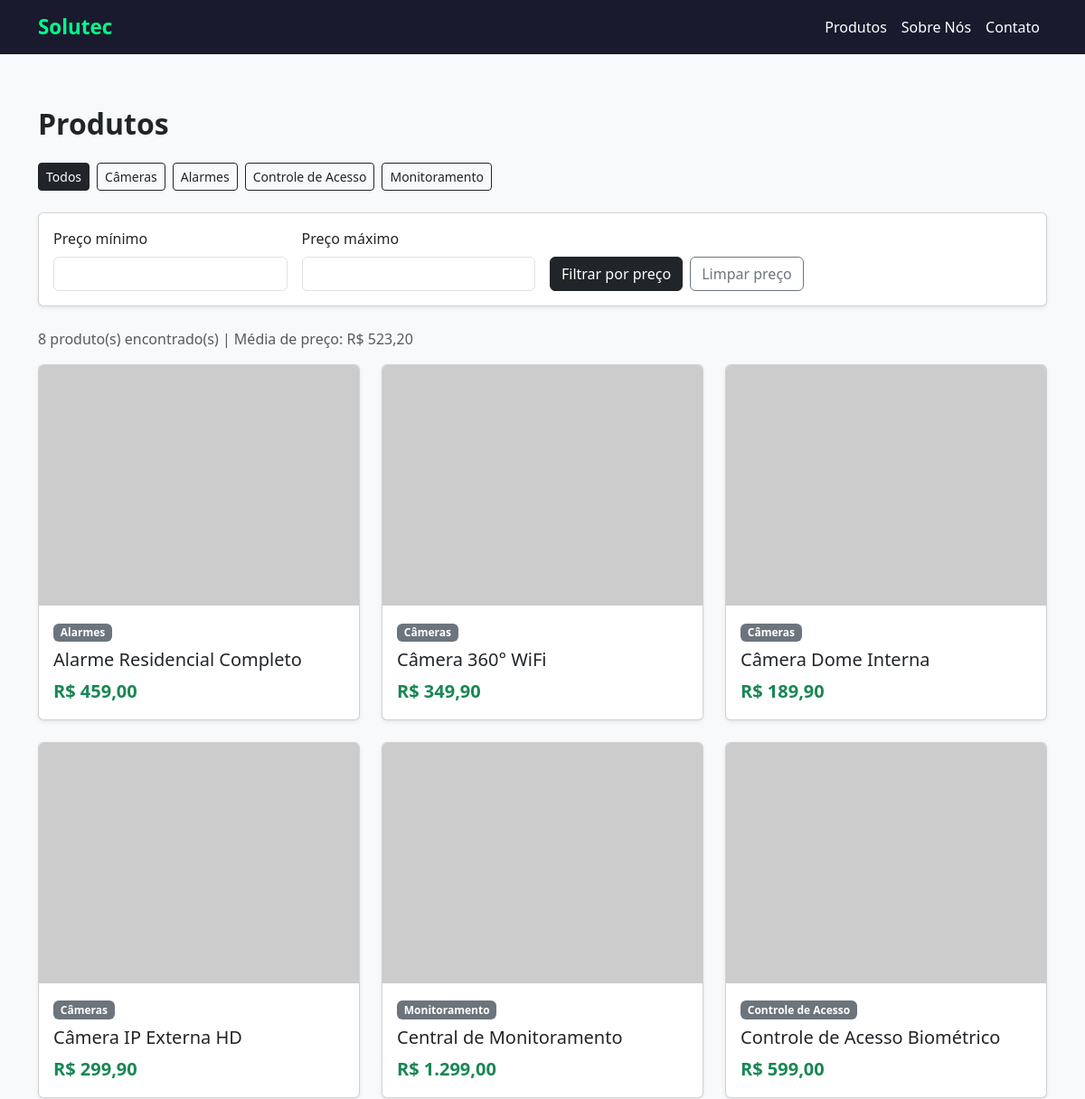
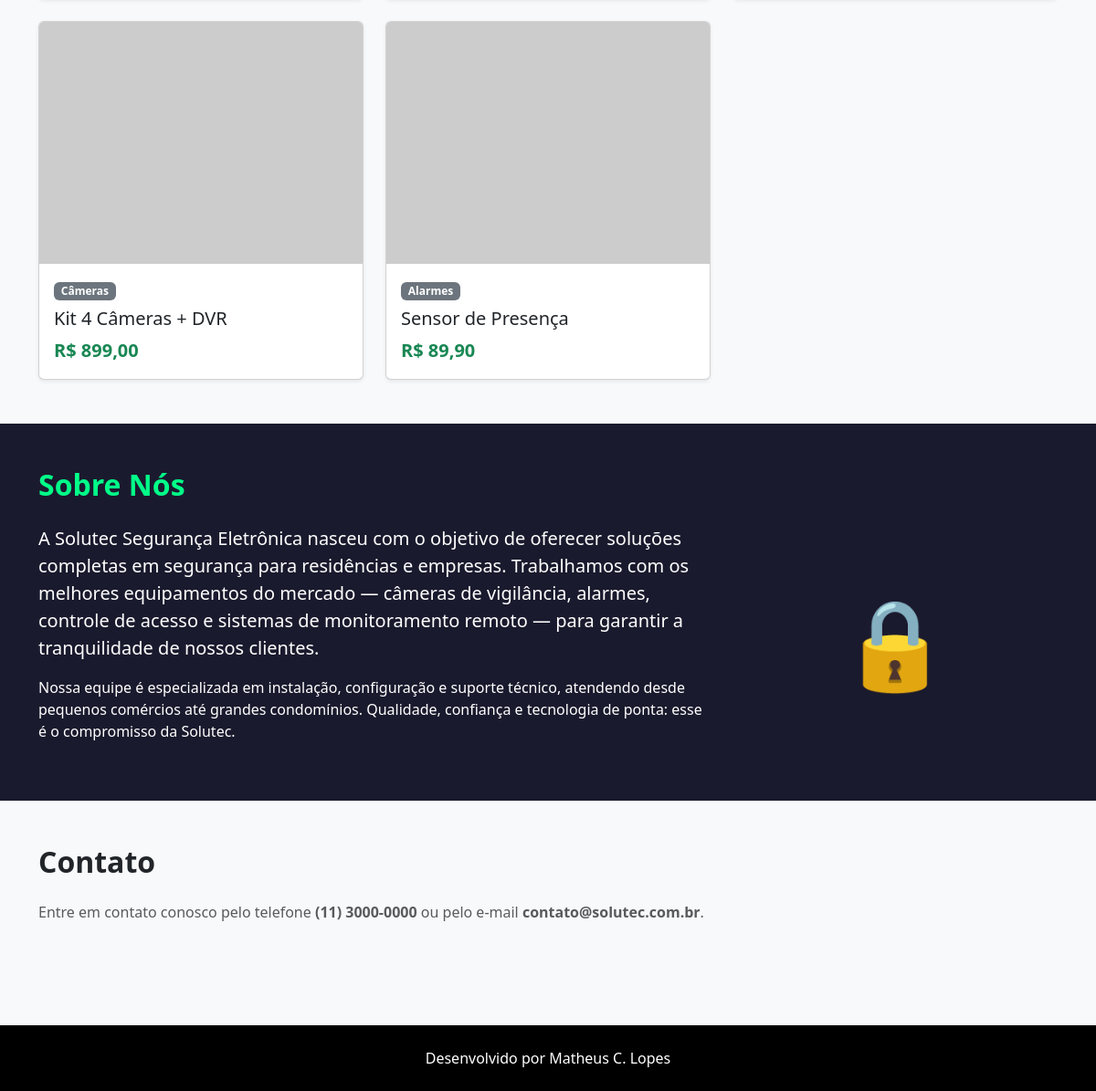
The page / on the database its author committed (2 pictures, top to bottom).
### tables this page shows
CREATE TABLE IF NOT EXISTS produtos (
    id          INT PRIMARY KEY AUTO_INCREMENT,
    nome        VARCHAR(100) NOT NULL,
    descricao   TEXT,
    preco       DECIMAL(10,2) NOT NULL,
    categoria   ENUM('Câmeras','Alarmes','Controle de Acesso','Monitoramento') NOT NULL,
    imagem_url  VARCHAR(255),
    created_at  TIMESTAMP DEFAULT CURRENT_TIMESTAMP
);

### functions/calculos.php (called while the page is built, shortened)
<?php
function filtrarPorPreco(array $produtos, ?float $precoMinimo, ?float $precoMaximo): array
{
    return array_filter($produtos, function ($p) use ($precoMinimo, $precoMaximo) {
        $preco = (float)$p['preco'];
        if ($precoMinimo !== null && $preco < $precoMinimo) {
            return false;
        }
        if ($precoMaximo !== null && $preco > $precoMaximo) {
            return false;
        }
        return true;
    });
}
function calcularMediaPrecos(array $produtos): float
{
    $total = array_reduce($produtos, fn($soma, $p) => $soma + (float)$p['preco'], 0.0);
    return $total / count($produtos);
}

### index.php (the view, shortened to what this page needs)
<?php
require_once 'includes/db.php';
require_once 'functions/calculos.php';
$categorias = ['Câmeras', 'Alarmes', 'Controle de Acesso', 'Monitoramento'];
$categoriaSelecionada = isset($_GET['categoria']) && in_array($_GET['categoria'], $categorias)
    ? $_GET['categoria']
    : '';
$precoMinimo = isset($_GET['preco_min']) && $_GET['preco_min'] !== ''
    ? max(0, (float)str_replace(',', '.', $_GET['preco_min']))
    : null;
$precoMaximo = isset($_GET['preco_max']) && $_GET['preco_max'] !== ''
    ? max(0, (float)str_replace(',', '.', $_GET['preco_max']))
    : null;
$produtos = $pdo->query('SELECT * FROM produtos ORDER BY nome')->fetchAll(PDO::FETCH_ASSOC);
$produtos = filtrarPorPreco($produtos, $precoMinimo, $precoMaximo);
$produtos = array_values($produtos);
$quantidadeProdutos = count($produtos);
$mediaPrecos = calcularMediaPrecos($produtos);
$queryCategoria = $categoriaSelecionada !== '' ? ['categoria' => $categoriaSelecionada] : [];
$queryPreco = array_filter([
    'preco_min' => $precoMinimo,
    'preco_max' => $precoMaximo,
], fn($valor) => $valor !== null);
function montarUrlFiltros(array $params = []): string
{
    $query = http_build_query(array_filter($params, fn($valor) => $valor !== null && $valor !== ''));
    return $query === '' ? 'index.php' : 'index.php?' . $query;
}
require_once 'includes/header.php';
?>
<section id="produtos" class="container py-5">
    <h2 class="mb-4 fw-bold">Produtos</h2>
    <div class="mb-4 d-flex flex-wrap gap-2">
        <a href="<?= montarUrlFiltros($queryPreco) ?>"
           class="btn btn-sm <?= $categoriaSelecionada === '' ? 'btn-dark' : 'btn-outline-dark' ?>">Todos</a>
        <?php foreach ($categorias as $cat): ?>
            <a href="<?= montarUrlFiltros(array_merge($queryPreco, ['categoria' => $cat])) ?>"
               class="btn btn-sm <?= $categoriaSelecionada === $cat ? 'btn-dark' : 'btn-outline-dark' ?>">
                <?= htmlspecialchars($cat) ?>
            </a>
        <?php endforeach; ?>
    </div>
    <form method="get" action="index.php" class="card p-3 mb-4 shadow-sm">
        <div class="row g-3 align-items-end">
            <div class="col-md-3">
                <label for="preco_min" class="form-label">Pre&ccedil;o m&iacute;nimo</label>
                <input type="number"
                       min="0"
                       step="0.01"
                       id="preco_min"
                       name="preco_min"
                       class="form-control"
                       value="<?= $precoMinimo !== null ? htmlspecialchars((string)$precoMinimo) : '' ?>">
            </div>
            <div class="col-md-3">
                <label for="preco_max" class="form-label">Pre&ccedil;o m&aacute;ximo</label>
                <input type="number"
                       min="0"
                       step="0.01"
                       id="preco_max"
                       name="preco_max"
                       class="form-control"
                       value="<?= $precoMaximo !== null ? htmlspecialchars((string)$precoMaximo) : '' ?>">
            </div>
            <div class="col-md-6 d-flex flex-wrap gap-2">
                <button type="submit" class="btn btn-dark">Filtrar por pre&ccedil;o</button>
                <a href="<?= montarUrlFiltros($queryCategoria) ?>" class="btn btn-outline-secondary">Limpar pre&ccedil;o</a>
            </div>
        </div>
    </form>
    <p class="text-muted">
        <?= $quantidadeProdutos ?> produto(s) encontrado(s)
        <?php if ($quantidadeProdutos > 0): ?>
            | M&eacute;dia de pre&ccedil;o: R$ <?= number_format($mediaPrecos, 2, ',', '.') ?>
        <?php endif; ?>
    </p>
    <?php if (empty($produtos)): ?>
        <p class="text-muted">Nenhum produto encontrado.</p>
    <?php else: ?>
        <div class="row g-4">
            <?php foreach ($produtos as $produto): ?>
                <div class="col-md-4 col-sm-6">
                    <div class="card h-100 shadow-sm">
                        <img src="<?= htmlspecialchars($produto['imagem_url']) ?>"
                             class="card-img-top"
                             alt="<?= htmlspecialchars($produto['nome']) ?>">
                        <div class="card-body">
                            <span class="badge bg-secondary mb-2"><?= htmlspecialchars($produto['categoria']) ?></span>
                            <h5 class="card-title"><?= htmlspecialchars($produto['nome']) ?></h5>
                            <p class="card-text text-success fw-bold fs-5">
                                R$ <?= number_format($produto['preco'], 2, ',', '.') ?>
                            </p>
                        </div>
                    </div>
                </div>
            <?php endforeach; ?>
        </div>
    <?php endif; ?>
</section>
<section id="sobre-nos" class="py-5" style="background-color:#1a1a2e; color:#fff;">
    <div class="container">
        <h2 class="mb-4 fw-bold" style="color:#00ff88;">Sobre Nós</h2>
        <div class="row align-items-center">
            <div class="col-md-8">
                <p class="lead">
                    A Solutec Segurança Eletrônica nasceu com o objetivo de oferecer
                    soluções completas em segurança para residências e empresas.
                    Trabalhamos com os melhores equipamentos do mercado — câmeras de
                    vigilância, alarmes, controle de acesso e sistemas de monitoramento
                    remoto — para garantir a tranquilidade de nossos clientes.
                </p>
                <p>
                    Nossa equipe é especializada em instalação, configuração e suporte
                    técnico, atendendo desde pequenos comércios até grandes condomínios.
                    Qualidade, confiança e tecnologia de ponta: esse é o compromisso da Solutec.
                </p>
            </div>
            <div class="col-md-4 text-center">
                <span style="font-size:6rem;">🔒</span>
            </div>
        </div>
    </div>
</section>
<section id="contato" class="container py-5">
    <h2 class="mb-4 fw-bold">Contato</h2>
    <p class="text-muted">Entre em contato conosco pelo telefone <strong>(11) 3000-0000</strong> ou pelo e-mail <strong>contato@solutec.com.br</strong>.</p>
</section>
<?php require_once 'includes/footer.php'; ?>

### includes/header.php (shortened to what this page needs)
<!DOCTYPE html>
<html lang="pt-BR">
<head>
    <link href="https://cdn.jsdelivr.net/npm/bootstrap@5.3.0/dist/css/bootstrap.min.css" rel="stylesheet">
</head>
<body>
<nav class="navbar navbar-expand-lg fixed-top">
    <div class="container">
        <a class="navbar-brand" href="index.php">Solutec</a>
        <div class="collapse navbar-collapse" id="nav">
            <ul class="navbar-nav ms-auto">
                <li class="nav-item"><a class="nav-link" href="#produtos">Produtos</a></li>
                <li class="nav-item"><a class="nav-link" href="#sobre-nos">Sobre Nós</a></li>
                <li class="nav-item"><a class="nav-link" href="#contato">Contato</a></li>
            </ul>
        </div>
    </div>
</nav>

### includes/footer.php (shortened to what this page needs)
<footer class="bg-black text-white text-center py-4 mt-5">
    <p class="mb-0">Desenvolvido por Matheus C. Lopes</p>
</footer>
</body>
</html>

### includes/header.php (style rules this page uses)
body { padding-top: 70px; background-color: #f8f9fa; }
.navbar { background-color: #1a1a2e !important; }
.navbar-brand { color: #00ff88 !important; font-weight: bold; font-size: 1.4rem; }
.nav-link { color: #ffffff !important; }

### rows shown on the page
produtos: categoria "Alarmes", nome "Alarme Residencial Completo", preco "459,00"
produtos: categoria "Câmeras", nome "Câmera 360° WiFi", preco "349,90"
produtos: categoria "Câmeras", nome "Câmera Dome Interna", preco "189,90"
produtos: categoria "Câmeras", nome "Câmera IP Externa HD", preco "299,90"
produtos: categoria "Monitoramento", nome "Central de Monitoramento", preco "1.299,00"
produtos: categoria "Controle de Acesso", nome "Controle de Acesso Biométrico", preco "599,00"
produtos: categoria "Câmeras", nome "Kit 4 Câmeras + DVR", preco "899,00"
produtos: categoria "Alarmes", nome "Sensor de Presença", preco "89,90"

### other values the page prints
$cat "Câmeras"
$cat "Alarmes"
$cat "Controle de Acesso"
$cat "Monitoramento"
$quantidadeProdutos "8"
$mediaPrecos "523,20"
